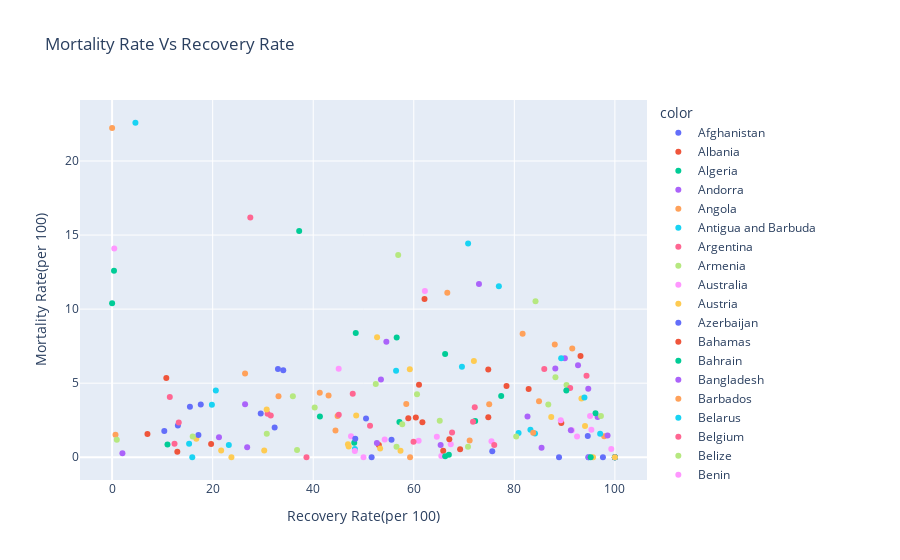

Notebook source saved alongside this figure:
### Code cell
px.scatter(covid_19,
            x = covid_19['Recovery Rate(per 100)'],
            y = covid_19['Mortality Rate(per 100)'],
            hover_name = covid_19.index,
            color = covid_19.index,
            title = 'Mortality Rate Vs Recovery Rate')
